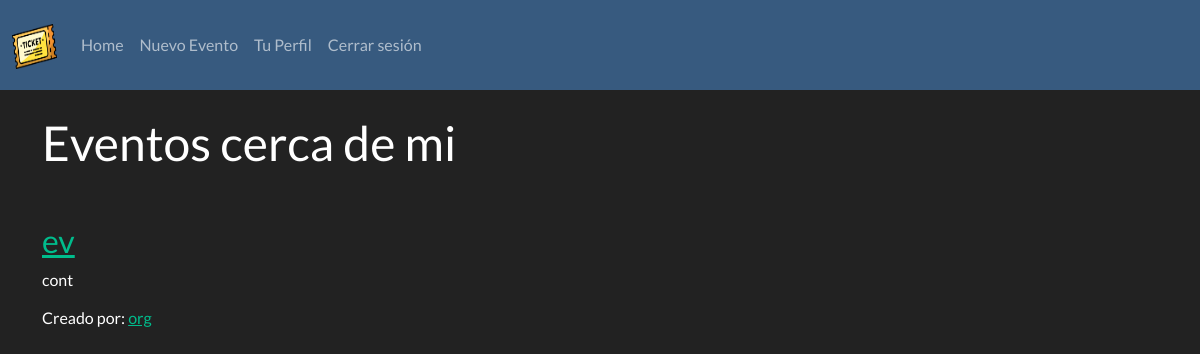
Page / (signed in) on the earlier database version.
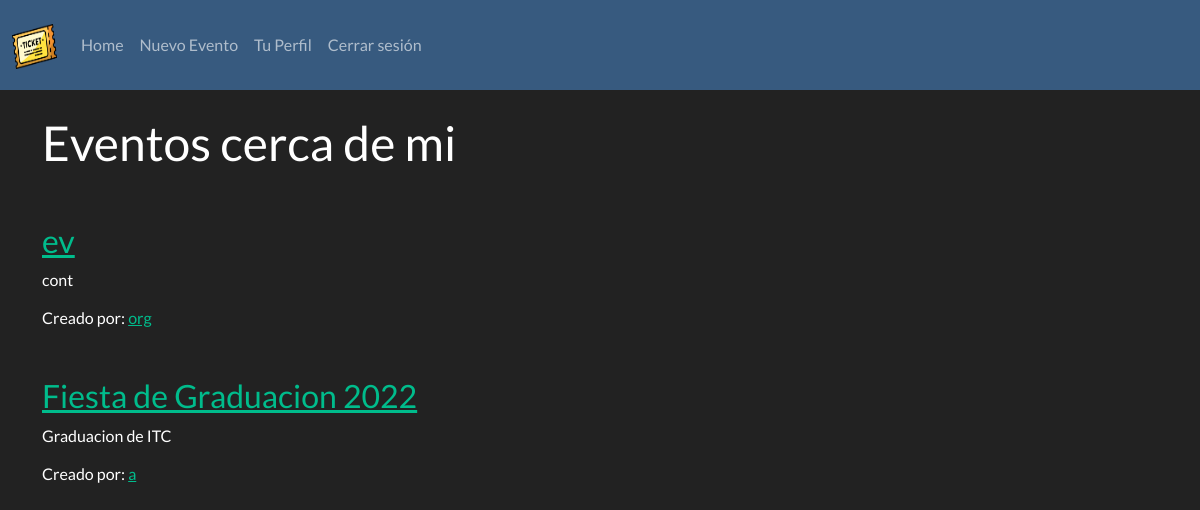
Same page on the later database version.
### app/models.py (models this page shows, shortened)
class Evento(db.Model):
	id = db.Column(db.Integer, primary_key=True)
	nombre = db.Column(db.String(320), nullable=False)
	descripcion = db.Column(db.Text)
	fecha = db.Column(db.DateTime, nullable=False)
	user_id = db.Column(db.Integer, db.ForeignKey('user.id'), nullable=False)
	precio_general = db.Column(db.Float)
	precio_vip = db.Column(db.Float)
	@hybrid_property
	def organizador(self):
		return User.query.filter_by(id=self.user_id).first()

class User(db.Model, UserMixin):
	id = db.Column(db.Integer, primary_key=True)
	nombre = db.Column(db.String(320), nullable=False)
	username = db.Column(db.String(25), unique=True, nullable=False)
	email = db.Column(db.String(320), unique=True, nullable=False)
	password = db.Column(db.String(25), nullable=False)
	eventos = db.relationship('Evento', backref='creator', lazy=True)
	@hybrid_property
	def tipo(self):
		if Administrador.query.filter_by(id=self.id).first():
			return "Administrador"
		elif Comprador.query.filter_by(id=self.id).first():
			return "Comprador"
		elif Organizador.query.filter_by(id=self.id).first():
			return "Organizador"

### app/routes.py (the view)
@app.route('/')
@login_required
def home():
	events = Evento.query.all()
	return render_template('index.html', username=current_user.username, events=events)

### app/models.py (called while the page is built)
@login_manager.user_loader
def load_user(user_id):
	return User.query.get(int(user_id))

### app/templates/index.html (shortened to what this page needs)
{% extends 'layout.html' %}
{% block body %}
<br>
	<h1>Eventos cerca de mi</h1>
	<div class="event-list">
		{% for evento in events %}
			<div class="event-summary">
				<h3><a href="{{ url_for('evento', evento_id=evento.id) }}">{{ evento.nombre }}</a></h3>
				<p>{{ evento.descripcion }}</p>
				<h6>Creado por: <a href="{{ url_for('profile', username=evento.organizador.username) }}">{{ evento.organizador.nombre }}</a></h3>
			</div>
		{% endfor %}
	</div>
<br>
{% endblock %}

### app/templates/layout.html (shortened to what this page needs)
<!DOCTYPE html>
<html lang="en">
<head>
    <link rel="stylesheet" href="https://bootswatch.com/5/darkly/bootstrap.min.css">
    <link rel= "stylesheet" type= "text/css" href= "{{ url_for('static',filename='styles/main.css') }}">
</head>
<body>
    <nav class="navbar navbar-expand-lg navbar-dark bg-primary">
        <div class="container-fluid">
          <a class="navbar-brand" href="{{ url_for('home') }}">
            <img src="{{ url_for('static', filename = 'assets/logo.png') }}" alt="" width="45" height="45" class="d-inline-block align-text-top">
          </a>
          <div class="collapse navbar-collapse" id="navbarSupportedContent">
            <ul class="navbar-nav me-auto mb-2 mb-lg-0">
              <li class="nav-item">
                <a class="nav-link" href="{{ url_for('home') }}">Home</a>
              </li>
              {% if current_user.tipo == "Organizador" %}
                <li class="nav-item">
                  <a class="nav-link" href="{{ url_for('nuevo_evento') }}">Nuevo Evento</a>
                </li>
              {% endif %}
              {% if current_user.is_authenticated %}
                <li class="nav-item">
                  <a class="nav-link" href="{{ url_for('profile', username=current_user.username) }}">Tu Perfil</a>
                </li>
                <li class="nav-item">
                  <a class="nav-link" href="{{ url_for('logout') }}">Cerrar sesión</a>
                </li>
              {% endif %}
              </ul>
          </div>
        </div>
      </nav>
    <div class="container">
    {% block body %}
    {% endblock %}
    </div>
</body>
</html>

### app/static/styles/main.css (style rules this page uses)
.event-list { margin-top: 50px; }
.event-summary { margin-top: 40px; margin-bottom: 50px; }

Differences in the rows shown:
added Evento: nombre "Fiesta de Graduacion 2022", descripcion "Graduacion de ITC", organizador.nombre "a"
